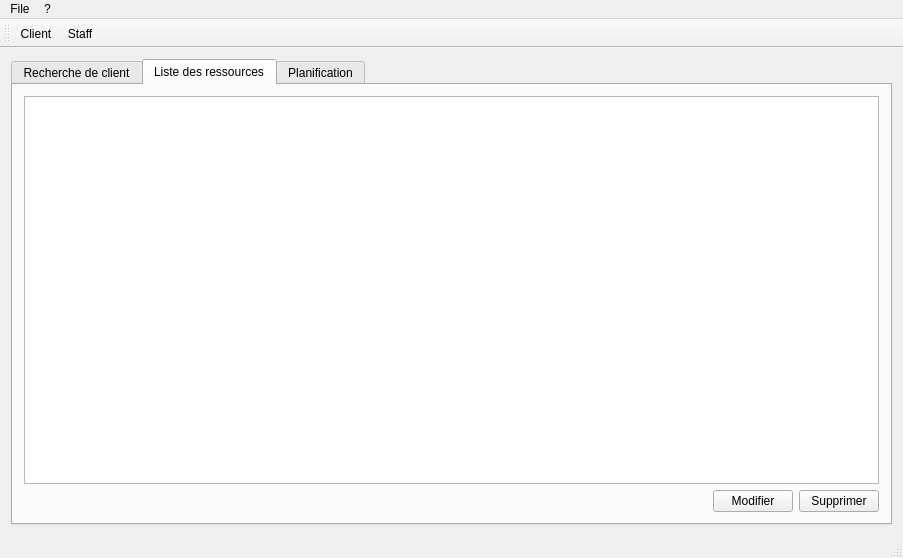
<?xml version="1.0" encoding="UTF-8"?>
<ui version="4.0">
 <class>MainWindow</class>
 <widget class="QMainWindow" name="MainWindow">
  <property name="geometry">
   <rect>
    <x>0</x>
    <y>0</y>
    <width>903</width>
    <height>558</height>
   </rect>
  </property>
  <property name="windowTitle">
   <string>MainWindow</string>
  </property>
  <widget class="QWidget" name="centralWidget">
   <layout class="QVBoxLayout" name="verticalLayout">
    <item>
     <widget class="QTabWidget" name="tabWidget">
      <property name="currentIndex">
       <number>1</number>
      </property>
      <widget class="QWidget" name="clientSearchTabWidget">
       <attribute name="title">
        <string>Recherche de client</string>
       </attribute>
       <layout class="QVBoxLayout" name="verticalLayout_4">
        <item>
         <widget class="QTableView" name="clientSearchTableView"/>
        </item>
       </layout>
      </widget>
      <widget class="QWidget" name="staffListTabWidget">
       <attribute name="title">
        <string>Liste des ressources</string>
       </attribute>
       <layout class="QVBoxLayout" name="verticalLayout_2">
        <item>
         <layout class="QVBoxLayout" name="verticalLayout_3">
          <item>
           <widget class="StaffView" name="staffTreeView">
            <attribute name="headerVisible">
             <bool>false</bool>
            </attribute>
           </widget>
          </item>
          <item>
           <layout class="QHBoxLayout" name="horizontalLayout_2">
            <item>
             <spacer name="horizontalSpacer">
              <property name="orientation">
               <enum>Qt::Horizontal</enum>
              </property>
              <property name="sizeHint" stdset="0">
               <size>
                <width>40</width>
                <height>20</height>
               </size>
              </property>
             </spacer>
            </item>
            <item>
             <widget class="QPushButton" name="modifyButton">
              <property name="text">
               <string>Modifier</string>
              </property>
             </widget>
            </item>
            <item>
             <widget class="QPushButton" name="deleteButton">
              <property name="text">
               <string>Supprimer</string>
              </property>
             </widget>
            </item>
           </layout>
          </item>
         </layout>
        </item>
       </layout>
      </widget>
      <widget class="QWidget" name="planificationTabWidget">
       <attribute name="title">
        <string>Planification</string>
       </attribute>
       <layout class="QHBoxLayout" name="horizontalLayout"/>
      </widget>
     </widget>
    </item>
   </layout>
  </widget>
  <widget class="QMenuBar" name="menuBar">
   <property name="geometry">
    <rect>
     <x>0</x>
     <y>0</y>
     <width>903</width>
     <height>20</height>
    </rect>
   </property>
   <widget class="QMenu" name="menuFile">
    <property name="title">
     <string>File</string>
    </property>
    <widget class="QMenu" name="menuAdd">
     <property name="title">
      <string>Add</string>
     </property>
     <addaction name="actionCreateClient"/>
     <addaction name="actionCreateStaff"/>
    </widget>
    <addaction name="menuAdd"/>
    <addaction name="separator"/>
    <addaction name="actionQuit"/>
   </widget>
   <widget class="QMenu" name="menu">
    <property name="title">
     <string>?</string>
    </property>
    <addaction name="actionAboutUs"/>
    <addaction name="actionAboutQt"/>
   </widget>
   <addaction name="menuFile"/>
   <addaction name="menu"/>
  </widget>
  <widget class="QToolBar" name="mainToolBar">
   <attribute name="toolBarArea">
    <enum>TopToolBarArea</enum>
   </attribute>
   <attribute name="toolBarBreak">
    <bool>false</bool>
   </attribute>
   <addaction name="actionToolbarCreateClient"/>
   <addaction name="actionToolbarCreateStaff"/>
  </widget>
  <widget class="QStatusBar" name="statusBar"/>
  <action name="actionQuit">
   <property name="text">
    <string>Quit</string>
   </property>
  </action>
  <action name="actionToolbarCreateClient">
   <property name="icon">
    <iconset resource="resources.qrc">
     <normaloff>:/icons/user-plus.svg</normaloff>:/icons/user-plus.svg</iconset>
   </property>
   <property name="text">
    <string>Client</string>
   </property>
  </action>
  <action name="actionCreateStaff">
   <property name="icon">
    <iconset resource="resources.qrc">
     <normaloff>:/icons/address-card.svg</normaloff>:/icons/address-card.svg</iconset>
   </property>
   <property name="text">
    <string>Staff</string>
   </property>
  </action>
  <action name="actionAboutUs">
   <property name="text">
    <string>About us</string>
   </property>
  </action>
  <action name="actionAboutQt">
   <property name="text">
    <string>About Qt</string>
   </property>
   <property name="menuRole">
    <enum>QAction::TextHeuristicRole</enum>
   </property>
  </action>
  <action name="actionCreateClient">
   <property name="icon">
    <iconset resource="resources.qrc">
     <normaloff>:/icons/user-plus.svg</normaloff>:/icons/user-plus.svg</iconset>
   </property>
   <property name="text">
    <string>Client</string>
   </property>
  </action>
  <action name="actionToolbarCreateStaff">
   <property name="icon">
    <iconset resource="resources.qrc">
     <normaloff>:/icons/address-card.svg</normaloff>:/icons/address-card.svg</iconset>
   </property>
   <property name="text">
    <string>Staff</string>
   </property>
  </action>
 </widget>
 <layoutdefault spacing="6" margin="11"/>
 <customwidgets>
  <customwidget>
   <class>StaffView</class>
   <extends>QTreeView</extends>
   <header>views/staffview.h</header>
  </customwidget>
 </customwidgets>
 <resources>
  <include location="resources.qrc"/>
 </resources>
 <connections>
  <connection>
   <sender>actionQuit</sender>
   <signal>triggered()</signal>
   <receiver>MainWindow</receiver>
   <slot>close()</slot>
   <hints>
    <hint type="sourcelabel">
     <x>-1</x>
     <y>-1</y>
    </hint>
    <hint type="destinationlabel">
     <x>199</x>
     <y>149</y>
    </hint>
   </hints>
  </connection>
 </connections>
</ui>
